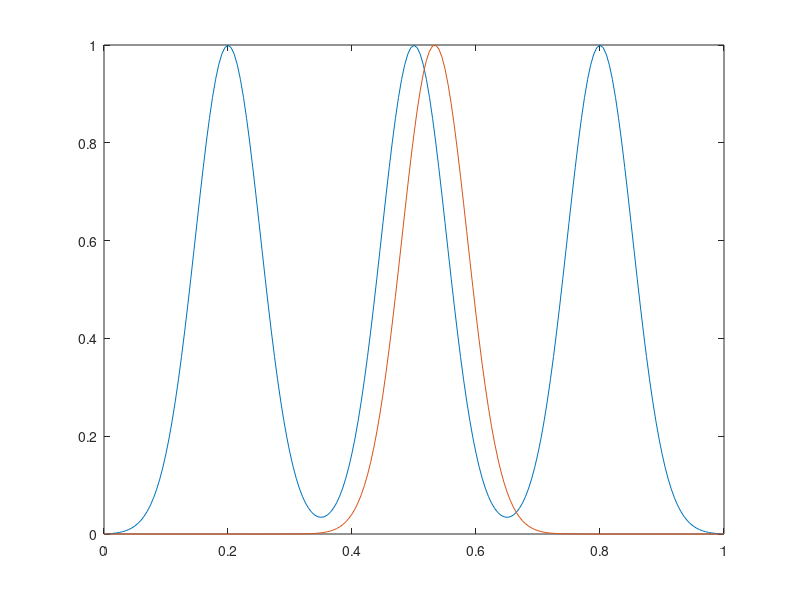
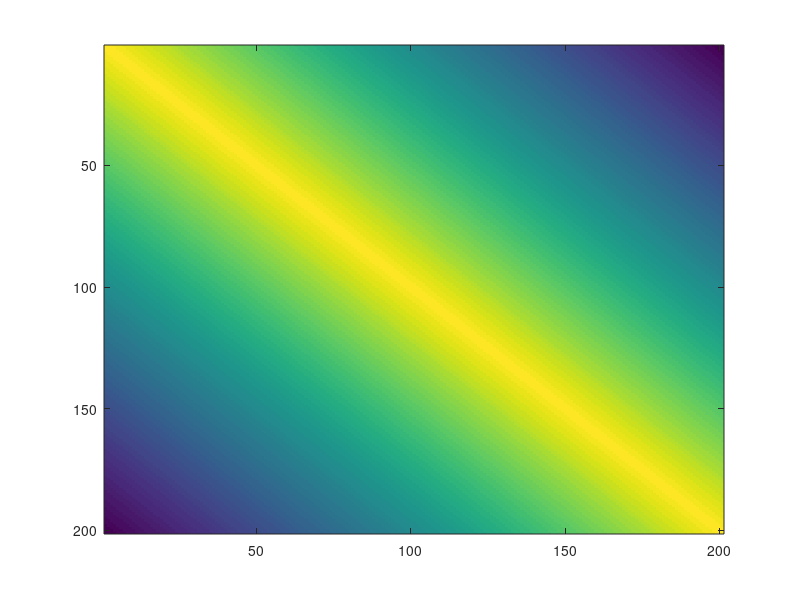
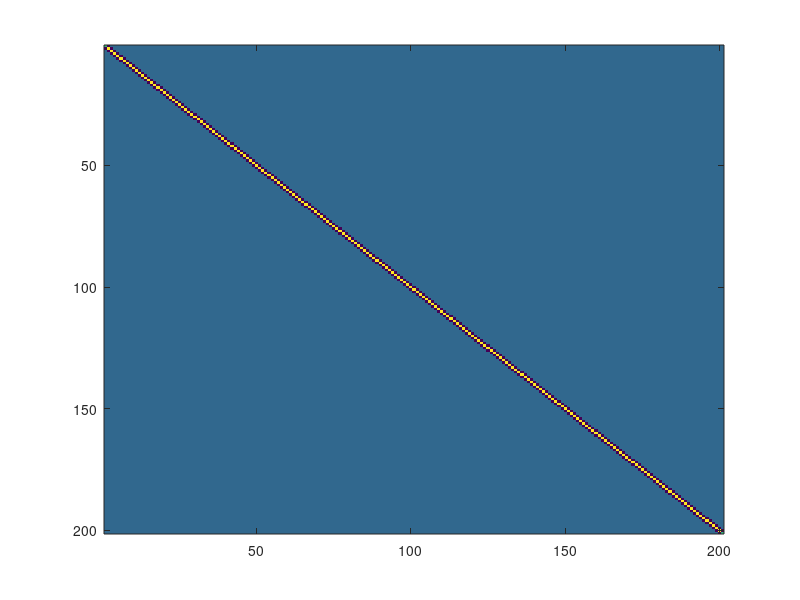

MATLAB code to generate these figures, in order: (Note: this script raises an error after producing the figures.)
%%%%%%%%%%%%%%%%%%%%%%%%%%%%%%%%%%%%%%%%%%%%%%%%%%%%%%%%%%%%%%%%%%%%%%%%%%%%%%%%%%%%%%%%%%
%%% Generate data
%%%%%%%%%%%%%%%%%%%%%%%%%%%%%%%%%%%%%%%%%%%%%%%%%%%%%%%%%%%%%%%%%%%%%%%%%%%%%%%%%%%%%%%%%%
clear; close all;
N = 201;

seed = rand*1000;
rng("default");

t1 = linspace(-3,3,N);

a = 0.5;
time_gap = 1/(N-1);

for j =1:N 
    f(j) = exp(-(t1(j)-1.8).^2/0.2) + exp(-(t1(j)-0).^2/0.2)+ exp(-(t1(j)+1.8).^2/0.2);
end

f = f - interp1([-3 3], [f(1) f(end)],t1);

a = [-0.5, 2];
t = linspace(0,1,N);

gamma1 = t;
f1 = interp1(t,f,gamma1);

for j =1:N 
    g(j) = exp(-(t1(j)-0.2).^2/0.2);
end
f2 = interp1(t,g,t);

figure(1);clf;
plot(t, f1, t, f2)

f1 = f1';
f2 = f2';

q1 = sign(gradient(f1)/time_gap).*sqrt(abs(gradient(f1)/time_gap));
q2 = sign(gradient(f2)/time_gap).*sqrt(abs(gradient(f2)/time_gap));

%define the covariance for the gamma function
mu = zeros(1, N);
mu = 2*(t-0.5); %-2 0 2.5

% Define the value of pho
pho = 0.999;  % You can change this to your desired value

f_cov = ones(1, N);
Cr = diag(f_cov);

% Fill in the matrix
for i = 1:N
    for j = 1:N
        if i ~= j
            Cr(i, j) = pho^(abs(i-j));
        end
    end
end
Cr = Cr*2;

figure(1001); clf;
imagesc(Cr);
try chol(Cr)
    disp('Matrix is symmetric positive definite.')
catch ME
    disp('Matrix is not symmetric positive definite')
end

inv_cr = inv(Cr);
figure(1002); clf;
imagesc(inv_cr);
%%%%%%%%%%%%%%%%%%%%%%%%%%%%%%%%%%%%%%%%%%%%%%%%%%%%%%%%%%%%%%%%%%%%%%%%%%%%%%%%%%%%%%%%%%
%%% Dynamic programming to match f1 and f2 
%%%%%%%%%%%%%%%%%%%%%%%%%%%%%%%%%%%%%%%%%%%%%%%%%%%%%%%%%%%%%%%%%%%%%%%%%%%%%%%%%%%%%%%%%%
gamma_t = DynamicProgrammingQ(q2', q1', 0, 0);


%%%%%%%%%%%%%%%%%%%%%%%%%%%%%%%%%%%%%%%%%%%%%%%%%%%%%%%%%%%%%%%%%%%%%%%%%%%%%%%%%%%%%%%%%%
%%% bayesian
%%%%%%%%%%%%%%%%%%%%%%%%%%%%%%%%%%%%%%%%%%%%%%%%%%%%%%%%%%%%%%%%%%%%%%%%%%%%%%%%%%%%%%%%%%
% 1. initiate phi 

phi_int = mvnrnd(mu, Cr, 1);
phi_int = phi_int-trapz(t,phi_int);

figure(101); clf;
plot(t, phi_int);
figure(102); clf;
gamma_in = cumtrapz(t, exp(phi_int))./trapz(t, exp(phi_int));
gamma_in = (gamma_in-min(gamma_in))/(max(gamma_in)-min(gamma_in)); 
plot(t, gamma_in);

%2. Initiate sigma1
sigma1_int = 5;

%3: update g and sigma1
J = 10000;
phi_set = [];
phi_set(1,:) = phi_int;

%set the parameters for the pCN-mixture
betals = [0.5, linspace(0.001, 0.01, 4)];
probabilities = [0.6, repmat(0.1, 1, 4)];


for j = 1: J
    %propose new phi
    kesi = mvnrnd(mu, Cr, 1);
    kesi = kesi-trapz(t,kesi);
    beta = randsample(betals, 1,true, probabilities);
    phi_new = phi_set(j,:)*sqrt(1-beta^2) + beta*kesi;
    phi_new = phi_new-trapz(t,phi_new);
    
    % calculate MCMC acceptance ratio
    [lossratio, sse_diff(j)] = cal_joint_ratio_clr_corr(sigma1_int, q1, q2, t, phi_new, phi_set(j,:));
    lossratio_(j) = lossratio;
    lamd_p = min(1, lossratio);

    if rand()<lamd_p
        phi_set(j+1,:) = phi_new;
    else
        phi_set(j+1,:) = phi_set(j,:);
    end
    
    temp_t = cumtrapz(t,exp(phi_set(j+1,:)))./trapz(t, exp(phi_set(j+1,:)),2);
    temp_t = round(temp_t/temp_t(end)*(N-1))+1;
    gam1_dev = exp(phi_set(j+1,:))./trapz(t, exp(phi_set(j+1,:)),2);
    SSE = (norm(q2 - q1(temp_t).*sqrt(gam1_dev')))^2;
    sse_(j) = SSE;

end

% plot the sample gamma
gamma_new = [];
cnt = 1;
for j = 1:J+1
%     phi_set(j,:) = phi_set(j,:)-log(trapz(t,exp(phi_set(j,:))));
    gamma_new(j,:) = cumtrapz(t, exp(phi_set(j,:)))./trapz(t, exp(phi_set(j,:)));
    gamma_new(j,:) = (gamma_new(j,:)-min(gamma_new(j,:)))/(max(gamma_new(j,:))-min(gamma_new(j,:)));
end


fgamma = gamma_new(J/2+1:10:J+1,:);
fphi_set = phi_set(J/2+1:10:J+1,:);

eps = 1e-5;
learn_rate = 0.1;
sample_mean = mean(fphi_set,1);
gamma_mean = cumsum(exp(sample_mean))./sum(exp(sample_mean));
gamma_mean = (gamma_mean-min(gamma_mean))/(max(gamma_mean)-min(gamma_mean));





figure(1); clf;
hold on;
% plot(t,gamma_new);
% plot(t,fgamma,'Color', [0.8 0.8 0.8]);
plot(t,fgamma,'g');
% plot(t,gamma_t,'k','LineWidth',2);
plot(t,gamma_mean,'r','LineWidth',2);
% plot(t,gamma_mean','b--','LineWidth',2);
lsize = 16; % Label fontsize
nsize = 18; % Axis fontsize
axis equal;
ylim([0,1]);
xlim([0,1]);
xticks([0 0.2 0.4 0.6 0.8 1]);
set(gca, 'Fontsize', nsize,'linewidth', 1.5)
set(gcf,'paperpositionmode','auto');
set(gcf,'windowstyle','normal');
set(gca,'LooseInset',max(get(gca,'TightInset'), 0.02))
set(gca,'fontweight','normal')
opts.Colors     = get(groot,'defaultAxesColorOrder');
opts.saveFolder = 'img/';
opts.width      = 12;
opts.height     = 10;
opts.fontType   = 'Times';
% 

f2_gamma_t = interp1(t,f2,gamma_t);
f2_gamma_mt = interp1(t,f2,gamma_mean);
figure(2);clf;
% plot(t,f1,'b.','LineWidth', 1.5);
hold on;
% plot(t,f2,'g.','LineWidth', 1.5);
% plot(t, f2_gamma_t, 'k','LineWidth', 1.5)
plot(t, f2_gamma_mt, 'c','LineWidth', 1.5)
axis equal;
ylim([0,1]);
xlim([0,1]);
xticks([0 0.2 0.4 0.6 0.8 1]);
set(gca, 'Fontsize', nsize,'linewidth', 1.5)
set(gcf,'paperpositionmode','auto');
set(gcf,'windowstyle','normal');
set(gca,'LooseInset',max(get(gca,'TightInset'), 0.02))
set(gca,'fontweight','normal')
opts.Colors     = get(groot,'defaultAxesColorOrder');
opts.saveFolder = 'img/';
opts.width      = 12;
opts.height     = 10;
opts.fontType   = 'Times';

figure(3);clf;
plot(t,q1,'b.','LineWidth', 1.5);
hold on;
plot(t,q2,'g.','LineWidth', 1.5);

figure(5);clf;
subplot(2,1,1);
plot(sse_)
subplot(2,1,2);
hist(sse_);


